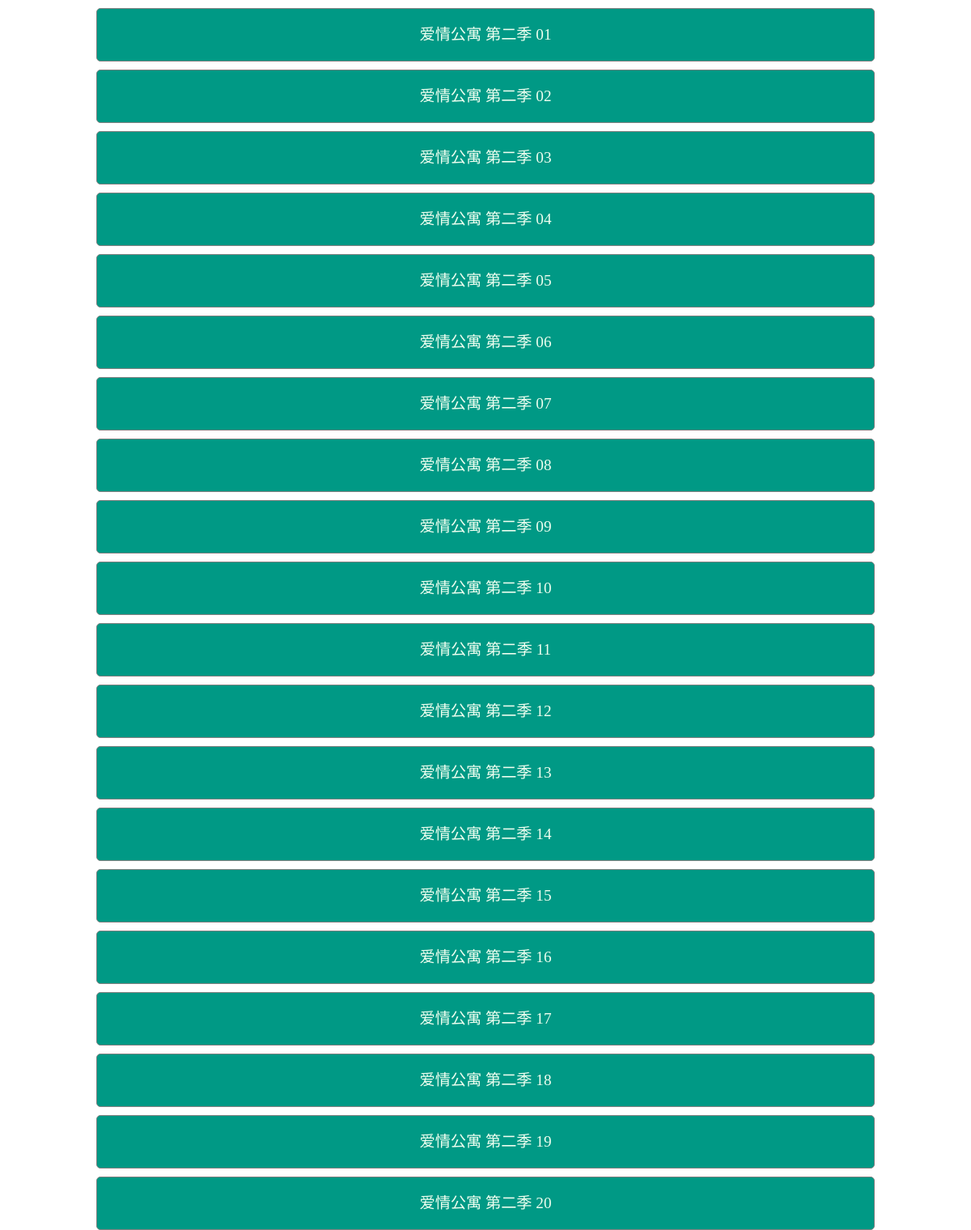
Screenshot of /videos/series/2 with the database file from the repository.
### videos/models.py (models this page shows, shortened)
class Episode(models.Model):
    id = models.IntegerField(primary_key=True,auto_created=True,editable=False)
    tv_id = models.ForeignKey(TVSeries,on_delete=models.CASCADE,to_field='id',verbose_name='电视剧')
    e_title = models.CharField(max_length=256,verbose_name='名称')
    e_url = models.CharField(max_length=256,verbose_name='播放链接')
    class Meta:
        verbose_name = '剧集'
        verbose_name_plural = '剧集'

### videos/views.py (the view)
# urls.py: path('series/<int:id>',views.episodes),
def episodes(request,id):
    try:
        episodes = get_list_or_404(Episode,tv_id=id)
        return render(request,'episode.html',context={'episodes': episodes,'cur_parser': [current_parser]})
    except Http404 as ex:
        return render(request,'error.html')

### videos/templates/episode.html (shortened to what this page needs)
<!DOCTYPE html>
<html lang="en">
<head>
</head>
<body>
    {%for item in episodes%}
    <a href="{{cur_parser.0.p_url}}{{item.e_url}}">{{item.e_title}}</a><br>
    {%endfor%}
</body>
</html>

### videos/templates/episode.html (style rules this page uses)
body { margin: 0px; text-align: center; }
a { display: inline-block; width: 80%; height: 64px; border: solid 1px grey; border-radius: 5px; text-align: center; line-height: 64px; text-decoration: none; font-size: larger; color: honeydew; background-color: rgb(0, 153, 133); margin-top: 10px; }

### rows the page displays
Episode: e_title "爱情公寓 第二季 01"
Episode: e_title "爱情公寓 第二季 02"
Episode: e_title "爱情公寓 第二季 03"
Episode: e_title "爱情公寓 第二季 04"
Episode: e_title "爱情公寓 第二季 05"
Episode: e_title "爱情公寓 第二季 06"
Episode: e_title "爱情公寓 第二季 07"
Episode: e_title "爱情公寓 第二季 08"
Episode: e_title "爱情公寓 第二季 09"
Episode: e_title "爱情公寓 第二季 10"
Episode: e_title "爱情公寓 第二季 11"
Episode: e_title "爱情公寓 第二季 12"
Episode: e_title "爱情公寓 第二季 13"
Episode: e_title "爱情公寓 第二季 14"
Episode: e_title "爱情公寓 第二季 15"
Episode: e_title "爱情公寓 第二季 16"
Episode: e_title "爱情公寓 第二季 17"
Episode: e_title "爱情公寓 第二季 18"
Episode: e_title "爱情公寓 第二季 19"
Episode: e_title "爱情公寓 第二季 20"
